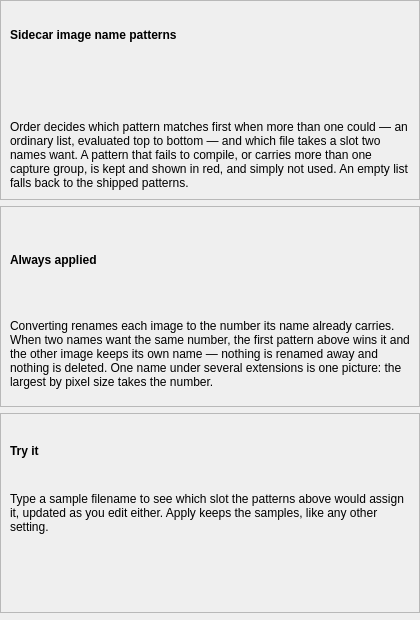
<?xml version="1.0" encoding="UTF-8"?>
<ui version="4.0">
 <class>ScreenshotPatternsPage</class>
 <widget class="QWidget" name="ScreenshotPatternsPage">
  <property name="geometry">
   <rect>
    <x>0</x>
    <y>0</y>
    <width>420</width>
    <height>620</height>
   </rect>
  </property>
  <layout class="QVBoxLayout" name="main_layout">
   <property name="leftMargin">
    <number>0</number>
   </property>
   <property name="topMargin">
    <number>0</number>
   </property>
   <property name="rightMargin">
    <number>0</number>
   </property>
   <property name="bottomMargin">
    <number>0</number>
   </property>
   <item>
    <widget class="QFrame" name="patterns_frame">
     <property name="frameShape">
      <enum>QFrame::Shape::StyledPanel</enum>
     </property>
     <property name="frameShadow">
      <enum>QFrame::Shadow::Raised</enum>
     </property>
     <layout class="QVBoxLayout" name="patterns_frame_layout">
      <item>
       <widget class="QLabel" name="patterns_frame_label">
        <property name="font">
         <font>
          <bold>true</bold>
         </font>
        </property>
        <property name="text">
         <string>Sidecar image name patterns</string>
        </property>
       </widget>
      </item>
      <item>
       <widget class="ScreenshotNamePatternsEditor" name="patterns_editor">
        <property name="toolTip">
         <string>Each pattern is a regular expression matched against a filename's stem, case-insensitively. One capture group names the slot as a number; no capture group means slot 0. Double-click a cell to edit it.</string>
        </property>
       </widget>
      </item>
      <item>
       <widget class="WrappingLabel" name="patterns_order_label">
        <property name="text">
         <string>Order decides which pattern matches first when more than one could — an ordinary list, evaluated top to bottom — and which file takes a slot two names want. A pattern that fails to compile, or carries more than one capture group, is kept and shown in red, and simply not used. An empty list falls back to the shipped patterns.</string>
        </property>
        <property name="wordWrap">
         <bool>true</bool>
        </property>
       </widget>
      </item>
     </layout>
    </widget>
   </item>
   <item>
    <widget class="QFrame" name="collisions_frame">
     <property name="frameShape">
      <enum>QFrame::Shape::StyledPanel</enum>
     </property>
     <property name="frameShadow">
      <enum>QFrame::Shadow::Raised</enum>
     </property>
     <layout class="QVBoxLayout" name="collisions_frame_layout">
      <item>
       <widget class="QLabel" name="collisions_frame_label">
        <property name="font">
         <font>
          <bold>true</bold>
         </font>
        </property>
        <property name="text">
         <string>Always applied</string>
        </property>
       </widget>
      </item>
      <item>
       <widget class="WrappingLabel" name="collisions_label">
        <property name="text">
         <string>Converting renames each image to the number its name already carries. When two names want the same number, the first pattern above wins it and the other image keeps its own name — nothing is renamed away and nothing is deleted. One name under several extensions is one picture: the largest by pixel size takes the number.</string>
        </property>
        <property name="toolTip">
         <string>These rules are not configurable — they apply whatever the patterns above say. An image left under its own name is corrected in the images dock, one file at a time.</string>
        </property>
        <property name="wordWrap">
         <bool>true</bool>
        </property>
       </widget>
      </item>
     </layout>
    </widget>
   </item>
   <item>
    <widget class="QFrame" name="try_it_frame">
     <property name="frameShape">
      <enum>QFrame::Shape::StyledPanel</enum>
     </property>
     <property name="frameShadow">
      <enum>QFrame::Shadow::Raised</enum>
     </property>
     <layout class="QVBoxLayout" name="try_it_frame_layout">
      <item>
       <widget class="QLabel" name="try_it_frame_label">
        <property name="font">
         <font>
          <bold>true</bold>
         </font>
        </property>
        <property name="text">
         <string>Try it</string>
        </property>
       </widget>
      </item>
      <item>
       <widget class="WrappingLabel" name="try_it_note_label">
        <property name="text">
         <string>Type a sample filename to see which slot the patterns above would assign it, updated as you edit either. Apply keeps the samples, like any other setting.</string>
        </property>
        <property name="wordWrap">
         <bool>true</bool>
        </property>
       </widget>
      </item>
      <item>
       <widget class="ScreenshotTryItEditor" name="try_it_editor"/>
      </item>
     </layout>
    </widget>
   </item>
   <item>
    <spacer name="bottom_spacer">
     <property name="orientation">
      <enum>Qt::Orientation::Vertical</enum>
     </property>
    </spacer>
   </item>
  </layout>
 </widget>
 <customwidgets>
  <customwidget>
   <class>ScreenshotNamePatternsEditor</class>
   <extends>QWidget</extends>
   <header>rehuco_agent.settings.ui.screenshot_name_patterns_editor</header>
  </customwidget>
  <customwidget>
   <class>ScreenshotTryItEditor</class>
   <extends>QWidget</extends>
   <header>rehuco_agent.settings.ui.screenshot_try_it_editor</header>
  </customwidget>
  <customwidget>
   <class>WrappingLabel</class>
   <extends>QLabel</extends>
   <header>borco_pyside.widgets</header>
  </customwidget>
 </customwidgets>
 <resources/>
 <connections/>
</ui>
